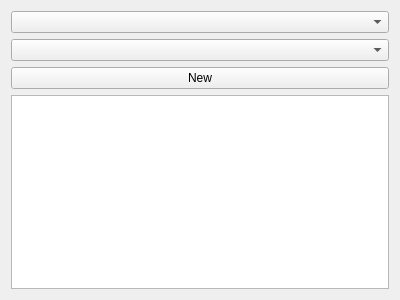
<?xml version="1.0" encoding="UTF-8"?>
<ui version="4.0">
 <class>CitiesWidget</class>
 <widget class="QWidget" name="CitiesWidget">
  <property name="geometry">
   <rect>
    <x>0</x>
    <y>0</y>
    <width>400</width>
    <height>300</height>
   </rect>
  </property>
  <property name="windowTitle">
   <string>Cities</string>
  </property>
  <layout class="QVBoxLayout" name="verticalLayout">
   <item>
    <widget class="QComboBox" name="countryComboBox"/>
   </item>
   <item>
    <widget class="QComboBox" name="stateComboBox"/>
   </item>
   <item>
    <widget class="QPushButton" name="newCityBtn">
     <property name="text">
      <string>New</string>
     </property>
    </widget>
   </item>
   <item>
    <widget class="QTableView" name="tableView"/>
   </item>
  </layout>
 </widget>
 <resources/>
 <connections>
  <connection>
   <sender>countryComboBox</sender>
   <signal>currentIndexChanged(int)</signal>
   <receiver>CitiesWidget</receiver>
   <slot>setState()</slot>
   <hints>
    <hint type="sourcelabel">
     <x>281</x>
     <y>22</y>
    </hint>
    <hint type="destinationlabel">
     <x>395</x>
     <y>74</y>
    </hint>
   </hints>
  </connection>
  <connection>
   <sender>newCityBtn</sender>
   <signal>clicked()</signal>
   <receiver>CitiesWidget</receiver>
   <slot>newCity()</slot>
   <hints>
    <hint type="sourcelabel">
     <x>258</x>
     <y>85</y>
    </hint>
    <hint type="destinationlabel">
     <x>395</x>
     <y>119</y>
    </hint>
   </hints>
  </connection>
  <connection>
   <sender>stateComboBox</sender>
   <signal>currentIndexChanged(int)</signal>
   <receiver>CitiesWidget</receiver>
   <slot>updateTable()</slot>
   <hints>
    <hint type="sourcelabel">
     <x>233</x>
     <y>54</y>
    </hint>
    <hint type="destinationlabel">
     <x>396</x>
     <y>200</y>
    </hint>
   </hints>
  </connection>
 </connections>
 <slots>
  <slot>setState()</slot>
  <slot>newCity()</slot>
  <slot>updateTable()</slot>
 </slots>
</ui>
